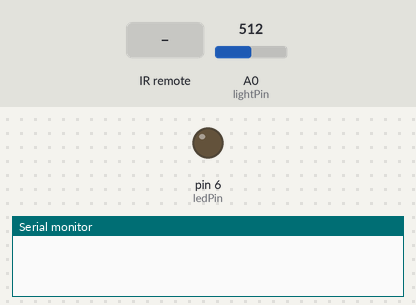
Simulated run of this sketch. Board: Arduino Uno, built with avr-gcc and run on an emulated ATmega328P. Shown: output pins drawn as LEDs (lit = HIGH), the last lines printed to the serial monitor. Inputs (shaded band) come from the test bench; at power-on: A0 (lightPin) = 512.

Above: at 1.2 s.
1.3 s: infrared code 0x20DFC837 received
At 2.4 s:
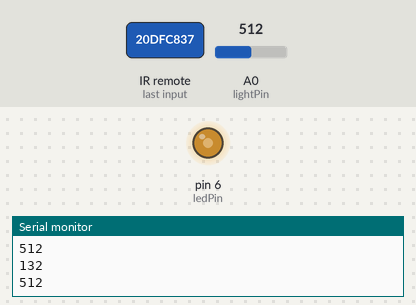
2.8 s: A0 (lightPin) set to 306
At 4.0 s:
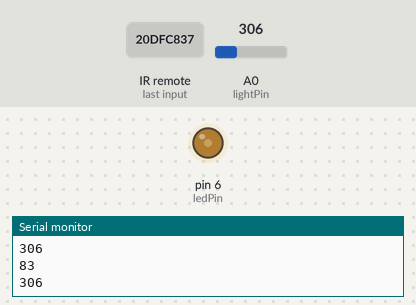
4.4 s: A0 (lightPin) set to 140
At 5.3 s:
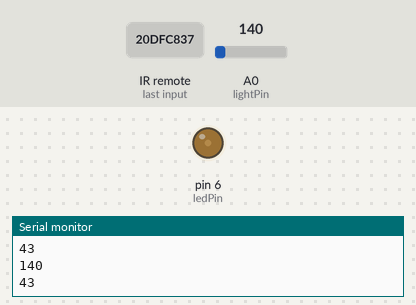
6.0 s: A0 (lightPin) set to 900
At 7.5 s:
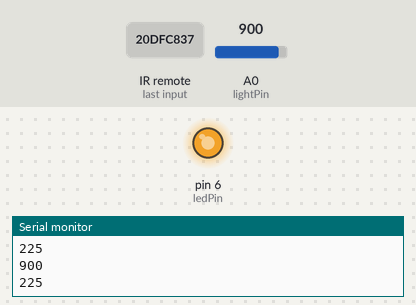
Timing chart, 0 to 8.6 s (numbered marks = the images above; inputs shaded):
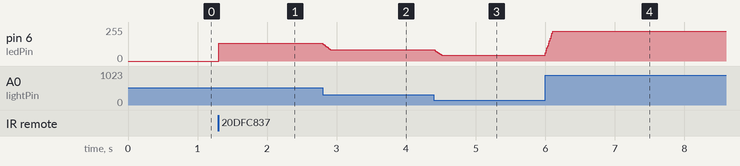

Measured:
- after the input at 1.3 s, pin 6 (ledPin): 0/255 → 132/255 at once
- after the input at 2.8 s, pin 6 (ledPin): moves from 132/255 to 83/255 over 0.11 s, starting at once
- after the input at 4.4 s, pin 6 (ledPin): moves from 83/255 to 43/255 over 0.10 s, starting at once
- after the input at 6.0 s, pin 6 (ledPin): moves from 43/255 to 225/255 over 0.11 s, starting at once

The sketch:

IRlamp.ino
```cpp
// Checks for signal on IR sensor on pin irPin and adjusts LED brightness
// based on detected lightning conditions

#include <IRremote.h>
#define MAX_TIME 150

const int ledPin = 6;     // LED bank/transistor pin
const int lightPin  = 0;  // Light PR pin
const int irPin = 2;      // IR sensor pin
int   luminosite;
long lastPressTime = 0;
boolean state = 0;
long irValue;
const int samplingWindow = 10; //number of samples to smooth light sensor vals
int samplingReadings[samplingWindow];
int samplingIndex = 0;
int samplingTotal = 0;
int samplingAvg = 0;

IRrecv irrecv(irPin); // annonce le pin du recepteur IR
decode_results results;

void setup() {
  pinMode(ledPin, OUTPUT);
  irrecv.enableIRIn(); // start receiver
  Serial.begin(9600);
}

void loop() {
  samplingTotal = samplingTotal - samplingReadings[samplingIndex];
  samplingReadings[samplingIndex] = analogRead(lightPin);
  samplingTotal = samplingTotal + samplingReadings[samplingIndex];
  samplingIndex++;
  if (samplingIndex >= samplingWindow) {
    samplingIndex = 0;
  }
  if (irrecv.decode(&results)) {
    irValue = results.value;
    Serial.print("irValue = ");
    Serial.println(irValue);
    if (irValue == 551536695) {
      Serial.println("ONE pressed");
      if (millis() - lastPressTime > MAX_TIME) {
        state = 1 - state;
        Serial.print("state = ");
        Serial.println(state);
      }
      lastPressTime = millis();
    }
    irrecv.resume();
  }
  manageLight();
}


void manageLight() {
  if (state == 1) {
    luminosite = map((samplingTotal/samplingWindow), 0, 1023, 10, 255);
    analogWrite(ledPin, luminosite);
    Serial.println(analogRead(lightPin));
    Serial.println(luminosite);
    Serial.println();
  }
  if (state == 0) {
    analogWrite(ledPin, 0);
  }
}
```
